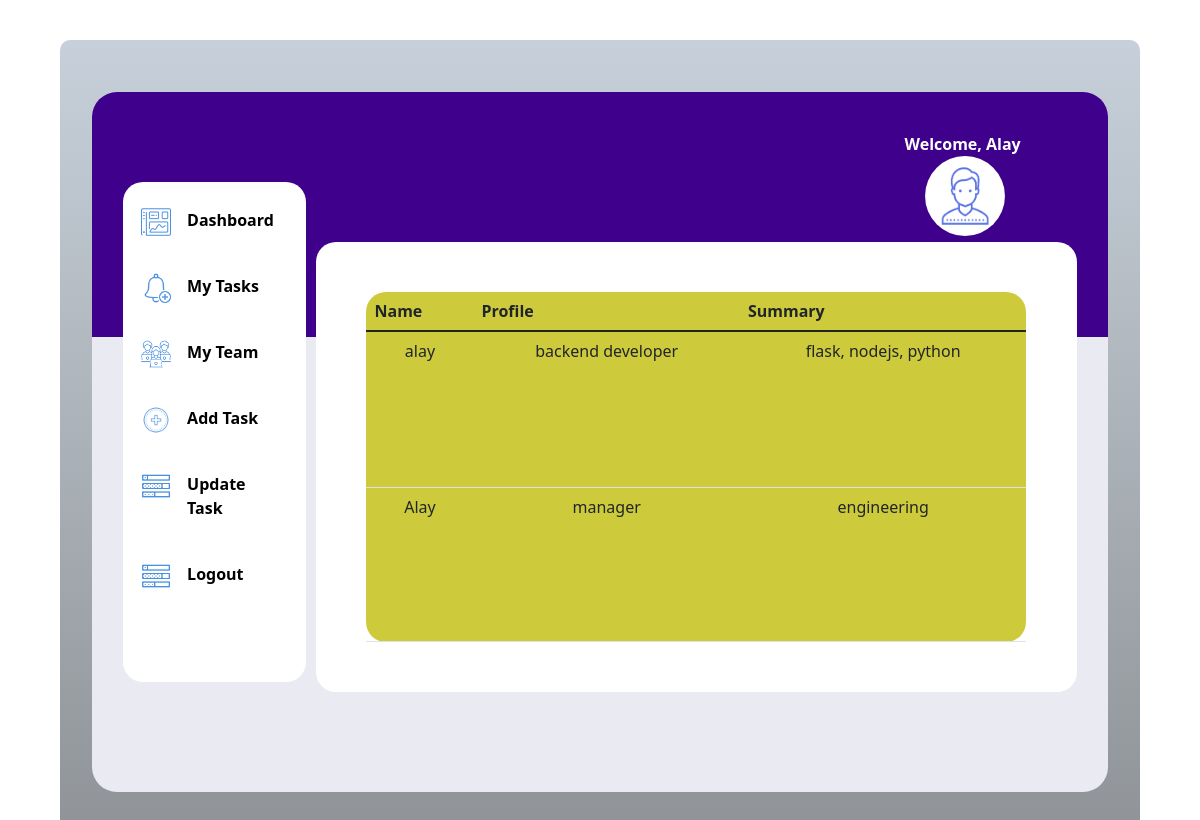
The app's page /team with its own data.
### tables this page shows
CREATE TABLE team(name TEXT,profile TEXT,summary TEXT);

### routes.py (the view)
@app.route("/team")
def team():
    tm=teams.getmembers()
    return render_template('team.html',team=tm)

### teams.py (called while the page is built)
def getmembers():
    conn=sqlite3.connect('lite.db')
    cur=conn.cursor()
    cur.execute('SELECT * from team')
    data=cur.fetchall()
    conn.close()
    return data

### templates/team.html (shortened to what this page needs)
<html>
<!DOCTYPE html>
<head>
    <link rel= "stylesheet" type= "text/css" href= "{{ url_for('static',filename='styles/newdashboard.css') }}">
    <link href="https://cdn.jsdelivr.net/npm/bootstrap@5.1.3/dist/css/bootstrap.min.css" rel="stylesheet">
    <link rel="stylesheet" href="../static/styles/allpages.css">
</head>
<body>
    <div class="outerpage">
        <div class="webpage">
            <div class="login">
                Welcome, Alay
                <img src="../static/images/person.png" alt="">
            </div>
            <div class="sidebar">
                <div class="dashpic" >
                    <img src="../static/images/icons8-dashboard-60.png" alt="1">
                    <a href="/dashboard">Dashboard</a>
                </div>
                <div class="dashpic">
                    <img src="../static/images/icons8-add-reminder-50.png" alt="1">
                    <a href="/tasks">My Tasks</a>
                </div>
                <div class="dashpic">
                    <img src="../static/images/icons8-team-58.png" alt="1">
                    <a href="team">My Team</a>
                </div>
                <div class="dashpic">
                    <img src="../static/images/icons8-add-80.png" alt="1">
                    <a href="/add">Add Task</a>
                </div>
                <div class="dashpic">
                    <img src="../static/images/icons8-tasks-50.png" alt="1">
                    <a href="/update">Update Task</a>
                </div>
                <div class="dashpic">
                    <img src="../static/images/icons8-tasks-50.png" alt="1">
                    <a href="/login">Logout</a>
                </div>
            </div>
            <div class="mainpage">
                <table class="table">
                    <thead>
                        <tr>
                          <th scope="col">Name</th>
                          <th scope="col">Profile</th>
                          <th scope="col">Summary</th>
                        </tr>
                    </thead>
                    {%for t in team%}
                    <tr>
                        {%for i in t%}
                            <td>{{i}}</td>
                        {%endfor%}
                    </tr>
                    {%endfor%}
                </table>
            </div>
        </div>
    </div>
</body>
</html>

### static/styles/newdashboard.css (style rules this page uses)
.outerpage { margin: 30px 2% 30px 2%; height: 1200px; width: 96%; background-image: linear-gradient(#c7d0da,#8f9397); border-radius: 10px; padding-top: 50px; }
.webpage { height: 1000px; width: 94%; background: linear-gradient( #3f008b 0%, #3f008b 35%, #eaeaf3 35%, #eaeaf3 100% ); margin-left: 3%; margin-top: 2px; margin-right: 3% ; border-radius: 25px; }
.sidebar { height: 800px; width: 18%; float: left; margin-top: 40px; margin-left: 3%; border-radius: 20px; background-color: white; }
.sidebar a { color: black; margin-right: 25px; padding: 16px; text-decoration: none; font-weight: bold; }
.dashpic { display: flex; color: black; border-radius: 50px; margin: 10px 0; }
.dashpic img { margin-left: 10%; margin-top: 15px; width: 30px; height: 30px; }
.login img { margin-left: 10%; width: 80px; height: 80px; border-radius: 50px; }
.mainpage { height: 800px; width: 75%; float: left; border-radius: 20px; margin-top: 100px; margin-right: 2%; margin-left: 1%; }
.login { height: 50px; width: 20%; margin-left: 80%; padding-top: 40px; color: white; font-weight: bold; }

### static/styles/allpages.css (style rules this page uses)
.outerpage { height: 800px; width: 90%; background-image: linear-gradient(#c7d0da,#8f9397); border-radius: 10px; padding-top: 50px; margin: 40px 5%; }
.webpage { height: 700px; width: 94%; background: linear-gradient( #3f008b 0%, #3f008b 35%, #eaeaf3 35%, #eaeaf3 100% ); margin-left: 3%; margin-top: 2px; margin-right: 3% ; border-radius: 25px; }
.sidebar { height: 500px; width: 18%; float: left; margin-top: 40px; margin-left: 3%; border-radius: 20px; background-color: white; }
.sidebar a { color: black; margin-right: 25px; padding: 16px; text-decoration: none; font-weight: bold; }
.dashpic { display: flex; color: black; border-radius: 50px; margin: 10px 0; }
.dashpic img { margin-left: 10%; margin-top: 15px; width: 30px; height: 30px; }
.login img { margin-left: 10%; width: 80px; height: 80px; border-radius: 50px; }
.mainpage { font-weight: bold; height: 450px; width: 75%; float: left; border-radius: 20px; margin-top: 100px; margin-right: 2%; margin-left: 1%; background-color: white; padding: 0% 5%; }
.login { height: 50px; width: 20%; margin-left: 80%; padding-top: 40px; color: white; font-weight: bold; }
table { height: 350px; padding: 5px; width: 100%; margin-top: 50px; border-collapse:collapse; background-color: rgba(202, 200, 45, 0.932); border-radius: 20px; }
td { height: 30px; padding: 5px; margin: 5px; border-collapse:collapse; text-align: center; }

### records on screen
team: name "alay", profile "backend developer", summary "flask, nodejs, python"
team: name "Alay", profile "manager", summary "engineering"
